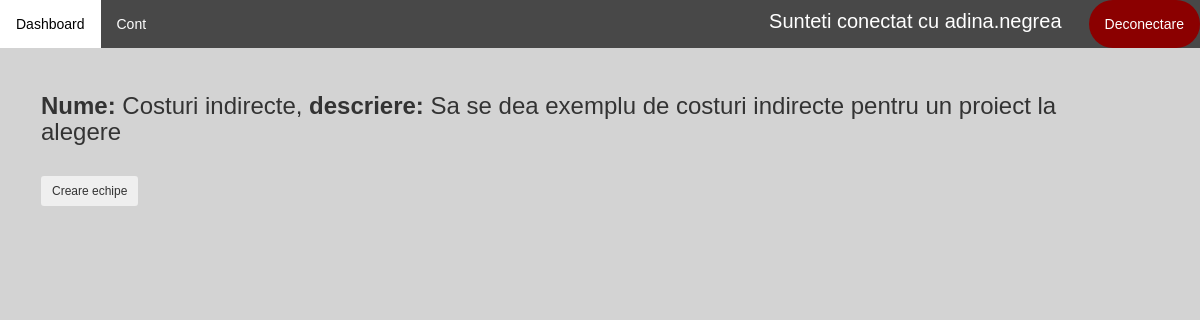
Before: /vizualizare-disciplina/vizualizare-proiecte/proiect/tema/594 (signed in) with the older database file.
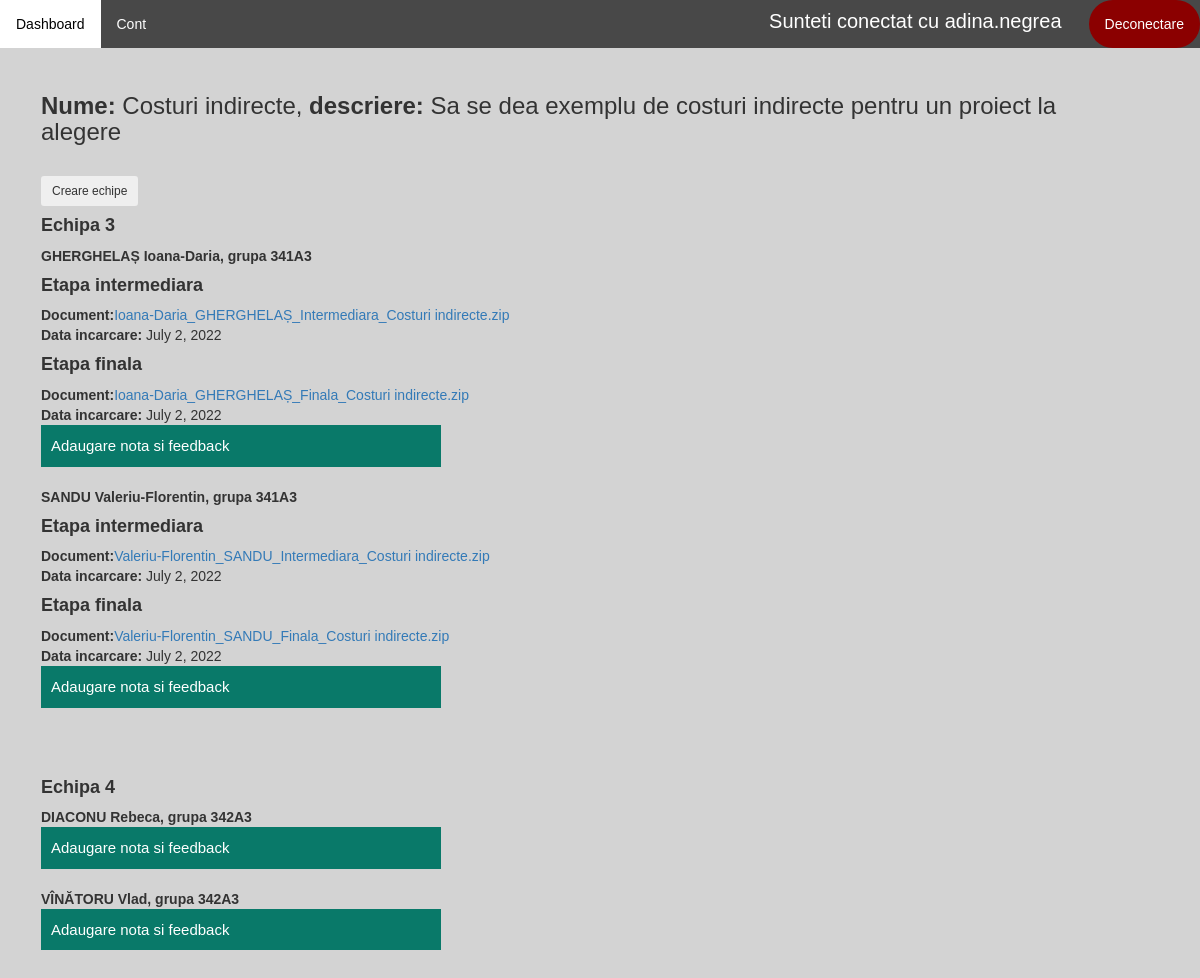
After: the same page with the newer database file.
### application/models.py (models this page shows)
class Tema(models.Model):
    id = models.AutoField(primary_key=True)
    nume = models.CharField(max_length=100, unique=False)
    descriere = models.CharField(max_length=500, null=True)
    proiect = models.ForeignKey(Proiect, on_delete=models.CASCADE, unique=False)

class Echipa(models.Model):
    id = models.AutoField(primary_key=True)
    nume = models.CharField(max_length=100, null=True)
    tema = models.ForeignKey(Tema, on_delete=models.CASCADE)
    proiect = models.ForeignKey(Proiect, on_delete=models.CASCADE, null=True)
    studenti = models.ManyToManyField(Student)

class Student(models.Model):
    id = models.AutoField(primary_key=True)
    utilizator = models.ForeignKey(User, on_delete=models.CASCADE, null=True)
    facultate = models.CharField(max_length=100, null=True)
    ciclu_de_studii = models.CharField(max_length=100, null=True)
    specializare = models.CharField(max_length=50, null=True)
    an_studiu = models.CharField(max_length=20, null=True)
    grupa = models.ForeignKey(Grupa, on_delete=models.CASCADE, null=True)
    teme = models.ManyToManyField(Tema)

class Grupa(models.Model):
    id = models.AutoField(primary_key=True)
    nume = models.CharField(max_length=10, null=True, unique=True)
    asignare_discipline = models.BooleanField(default=False)

class Incarcare(models.Model):
    id = models.AutoField(primary_key=True)
    student = models.ForeignKey(Student, on_delete=models.CASCADE)
    tema = models.ForeignKey(Tema, on_delete=models.CASCADE)
    data_incarcare = models.DateField(null=True, unique=False)
    tip = models.CharField(max_length=20, null=True)
    document = models.CharField(max_length=100, null=True, unique=False)
    nota = models.FloatField(default=0)
    feedback = models.CharField(max_length=500, null=True)

### application/decorators.py (the view)
        def wrapper_func(request, *args, **kwargs):
            user_groups = list()
            for group in request.user.groups.all():
                user_groups.append(group.name)
            if allowed_roles[0] in user_groups:
                return view_func(request, *args, **kwargs)
            else:
                return redirect('dashboard')

### application/functions.py (called while the page is built)
def get_user_info(request):
    user = request.user
    user_groups = [group.name for group in user.groups.all()]
    if 'admin' in user_groups:
        user_type = 'admin'
    elif 'studenti' in user_groups:
        user_type = 'student'
    elif 'secretariat' in user_groups:
        user_type = 'secretar'
    else:
        user_type = 'profesor'
    out = {'user': user,
           'user_groups': user_groups,
           'user_type': user_type
           }
    return out

def create_context(request=None, extract_user_info=True):
    if extract_user_info and not request:
        raise ValueError("request must be set if extract_user_info is True")
    out = {}
    if extract_user_info:
        out.update(get_user_info(request))
    return out

### application/views.py (called while the page is built)
@allowed_users(allowed_roles=['profesori'])
@login_required(login_url='login')
def vizualizareTema(request, pk):
    context = create_context(request)
    tema = Tema.objects.all().filter(id=pk).get(id=pk)
    proiect = Proiect.objects.get(tema=tema)
    print(proiect.nr_persoane)
    echipe = Echipa.objects.all().filter(proiect=proiect).filter(tema=tema)
    print(echipe)
    studenti = Student.objects.all().filter(teme=tema)
    incarcari = Incarcare.objects.all().filter(tema=tema)
    context['tema'] = tema
    context['studenti'] = studenti
    context['incarcari'] = incarcari
    context['proiect'] = proiect
    context['echipe'] = echipe
    return render(request, 'application/profesor/vizualizareTema.html', context)

### application/templates/application/profesor/vizualizareTema.html (shortened to what this page needs)
{% extends 'application/dashboard.html' %}
{% load static %}
{% block article %}
    <link rel="stylesheet" href="{% static 'application/css/vizualizareTema.css' %}">
    <h3 style="padding: 20px; margin-left: -20px"><b>Nume:</b> {{ tema.nume }}, <b>descriere:</b> {{ tema.descriere }}</h3>
    {% if proiect.nr_persoane > 1 %}
        <form action="{% url 'creareEchipe' tema.id %}" method="get">
            <button class="btn btn-sm">Creare echipe</button>
        </form>
    {% endif %}
    {% if proiect.nr_persoane > 1 %}
        {% for echipa in echipe %}
            <h4><b>{{ echipa.nume }}</b></h4>
            {% for student in echipa.studenti.all %}
                <b>{{ student.utilizator.last_name }} {{ student.utilizator.first_name }}, grupa {{ student.grupa.nume }}</b><br>
                    {% for incarcare in incarcari %}
                        {% if incarcare.student.id is student.id %}
                            {% if incarcare.tip == 'Intermediara' %}
                                <h4><b>Etapa intermediara</b></h4>
                                <b>Document:</b><a href="{% url 'download' tema.id incarcare.id %}">{{ incarcare.document }}</a><br>
                                <b>Data incarcare:</b> {{ incarcare.data_incarcare }}<br>
                            {% endif %}
                            {% if incarcare.tip == 'Finala' %}
                                <h4><b>Etapa finala</b></h4>
                                <b>Document:</b><a href="{% url 'download' tema.id incarcare.id %}">{{ incarcare.document }}</a><br>
                                <b>Data incarcare:</b> {{ incarcare.data_incarcare }}<br>
                            {% endif %}
                        {% endif %}
                    {% endfor %}
                <button type="button" class="collapsible">Adaugare nota si feedback</button>
                <br> <br>
            {% endfor %}
            <br>
            <br>
        {% endfor %}
    {% endif %}
{% endblock %}

### application/templates/application/dashboard.html (shortened to what this page needs)
{% extends 'application/main_layout_application.html' %}
{% load static %}

### application/templates/application/main_layout_application.html (shortened to what this page needs)
{% extends 'main_layout.html' %}
{% load static %}
{% block header %}
    <link rel="stylesheet" href="{% static 'application/css/main_layout_application.css' %}">
        <ul class="topnav">
            <li><a href="{% url 'dashboard' %}">Dashboard</a></li>
            <li><a href="{% url 'account' %}">Cont</a>
            <li style="padding: 7px; color: white; font-size: 20px; margin-left: 600px">Sunteti conectat cu {{ request.user.username }}</li>
            <li class="right"><a class="logout" href="{% url 'logout' %}">Deconectare</a></li>
        </ul>
{% endblock %}

### templates/main_layout.html (shortened to what this page needs)
<!DOCTYPE html>
{% load static %}
<html lang="en">
<head>
    <link rel="stylesheet" href="{% static 'css/main_layout.css' %}">
    <link rel="stylesheet" href="{% static 'css/bootstrap_v341.min.css' %}">
</head>
<body>
    <header>
        {% block header %}
        {% endblock %}
    </header>
    <section>
        <article>
            <div class="article">
                {% block article %}
                {% endblock %}
            </div>
        </article>
    </section>
</body>
</html>

### static/css/main_layout.css (style rules this page uses)
.article { padding: 0 16px; margin: 25px; }

### application/static/application/css/main_layout_application.css (style rules this page uses)
body { font-family: Arial, Helvetica, sans-serif; }
body { margin: 0; background-color: lightgray; font-family: Arial, Helvetica, sans-serif; }
ul.topnav { list-style-type: none; margin: 0; padding: 0; overflow: hidden; background-color: #484848; }
ul.topnav li { float: left; }
ul.topnav li a { display: block; color: white; text-align: center; padding: 14px 16px; text-decoration: none; }
ul.topnav li.right { background-color: darkred; float: right; border-radius: 50px; }

### application/static/application/css/vizualizareTema.css (style rules this page uses)
.collapsible { background-color: #097969; color: white; cursor: pointer; padding: 10px; width: 400px; border: none; text-align: left; outline: none; font-size: 15px; }

Changed rows visible on the page:
added Echipa: nume "Echipa 3"
now on this page (row unchanged): Student: utilizator.last_name "GHERGHELAȘ", utilizator.first_name "Ioana-Daria", grupa.nume "341A3", shown under "Echipa 3"
added Incarcare: document "Ioana-Daria_GHERGHELAȘ_Intermediara_Costuri indirecte.zip", data_incarcare "July 2, 2022", shown under "GHERGHELAȘ"
added Incarcare: document "Ioana-Daria_GHERGHELAȘ_Finala_Costuri indirecte.zip", data_incarcare "July 2, 2022", shown under "GHERGHELAȘ"
now on this page (row unchanged): Student: utilizator.last_name "SANDU", utilizator.first_name "Valeriu-Florentin", grupa.nume "341A3", shown under "Echipa 3"
added Incarcare: document "Valeriu-Florentin_SANDU_Intermediara_Costuri indirecte.zip", data_incarcare "July 2, 2022", shown under "SANDU"
added Incarcare: document "Valeriu-Florentin_SANDU_Finala_Costuri indirecte.zip", data_incarcare "July 2, 2022", shown under "SANDU"
added Echipa: nume "Echipa 4"
now on this page (row unchanged): Student: utilizator.last_name "DIACONU", utilizator.first_name "Rebeca", grupa.nume "342A3", shown under "Echipa 4"
now on this page (row unchanged): Student: utilizator.last_name "VÎNĂTORU", utilizator.first_name "Vlad", grupa.nume "342A3", shown under "Echipa 4"
